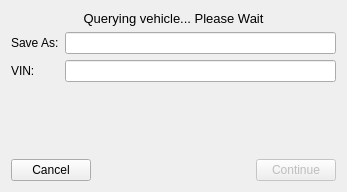
<?xml version="1.0" encoding="UTF-8"?>
<ui version="4.0">
 <class>DownloadWindow</class>
 <widget class="QWidget" name="DownloadWindow">
  <property name="geometry">
   <rect>
    <x>0</x>
    <y>0</y>
    <width>347</width>
    <height>192</height>
   </rect>
  </property>
  <property name="sizePolicy">
   <sizepolicy hsizetype="Minimum" vsizetype="Minimum">
    <horstretch>0</horstretch>
    <verstretch>0</verstretch>
   </sizepolicy>
  </property>
  <property name="windowTitle">
   <string>Download ROM</string>
  </property>
  <layout class="QVBoxLayout" name="verticalLayout_2">
   <item>
    <widget class="QStackedWidget" name="stackedWidget">
     <property name="sizePolicy">
      <sizepolicy hsizetype="Minimum" vsizetype="Minimum">
       <horstretch>0</horstretch>
       <verstretch>0</verstretch>
      </sizepolicy>
     </property>
     <property name="currentIndex">
      <number>0</number>
     </property>
     <widget class="QWidget" name="pageVehicle">
      <property name="sizePolicy">
       <sizepolicy hsizetype="Minimum" vsizetype="Minimum">
        <horstretch>0</horstretch>
        <verstretch>0</verstretch>
       </sizepolicy>
      </property>
      <layout class="QVBoxLayout" name="verticalLayout">
       <property name="sizeConstraint">
        <enum>QLayout::SetMinimumSize</enum>
       </property>
       <property name="leftMargin">
        <number>0</number>
       </property>
       <property name="topMargin">
        <number>0</number>
       </property>
       <property name="rightMargin">
        <number>0</number>
       </property>
       <property name="bottomMargin">
        <number>0</number>
       </property>
       <item>
        <widget class="QLabel" name="labelVehicle">
         <property name="sizePolicy">
          <sizepolicy hsizetype="Preferred" vsizetype="Fixed">
           <horstretch>0</horstretch>
           <verstretch>0</verstretch>
          </sizepolicy>
         </property>
         <property name="text">
          <string>&lt;html&gt;&lt;head/&gt;&lt;body&gt;&lt;p&gt;&lt;span style=&quot; font-size:10pt;&quot;&gt;Querying vehicle... Please Wait&lt;/span&gt;&lt;/p&gt;&lt;/body&gt;&lt;/html&gt;</string>
         </property>
         <property name="textFormat">
          <enum>Qt::RichText</enum>
         </property>
         <property name="alignment">
          <set>Qt::AlignCenter</set>
         </property>
        </widget>
       </item>
       <item>
        <layout class="QFormLayout" name="formLayout">
         <item row="0" column="0">
          <widget class="QLabel" name="saveAsLabel">
           <property name="text">
            <string>Save As:</string>
           </property>
          </widget>
         </item>
         <item row="0" column="1">
          <widget class="QLineEdit" name="lineName"/>
         </item>
         <item row="1" column="0">
          <widget class="QLabel" name="vinLabel">
           <property name="text">
            <string>VIN:</string>
           </property>
          </widget>
         </item>
         <item row="1" column="1">
          <widget class="QLineEdit" name="vinLineEdit">
           <property name="readOnly">
            <bool>true</bool>
           </property>
          </widget>
         </item>
        </layout>
       </item>
      </layout>
     </widget>
     <widget class="QWidget" name="pageProgress">
      <layout class="QVBoxLayout" name="verticalLayout_4">
       <item>
        <widget class="QProgressBar" name="progressDownload">
         <property name="value">
          <number>0</number>
         </property>
         <property name="textVisible">
          <bool>true</bool>
         </property>
         <property name="invertedAppearance">
          <bool>false</bool>
         </property>
        </widget>
       </item>
      </layout>
     </widget>
    </widget>
   </item>
   <item>
    <layout class="QHBoxLayout" name="horizontalLayout">
     <property name="sizeConstraint">
      <enum>QLayout::SetMinimumSize</enum>
     </property>
     <item>
      <widget class="QPushButton" name="buttonBack">
       <property name="text">
        <string>Cancel</string>
       </property>
      </widget>
     </item>
     <item>
      <spacer name="horizontalSpacer">
       <property name="orientation">
        <enum>Qt::Horizontal</enum>
       </property>
       <property name="sizeHint" stdset="0">
        <size>
         <width>40</width>
         <height>20</height>
        </size>
       </property>
      </spacer>
     </item>
     <item>
      <widget class="QPushButton" name="buttonContinue">
       <property name="enabled">
        <bool>false</bool>
       </property>
       <property name="text">
        <string>Continue</string>
       </property>
      </widget>
     </item>
    </layout>
   </item>
  </layout>
 </widget>
 <resources/>
 <connections/>
</ui>
